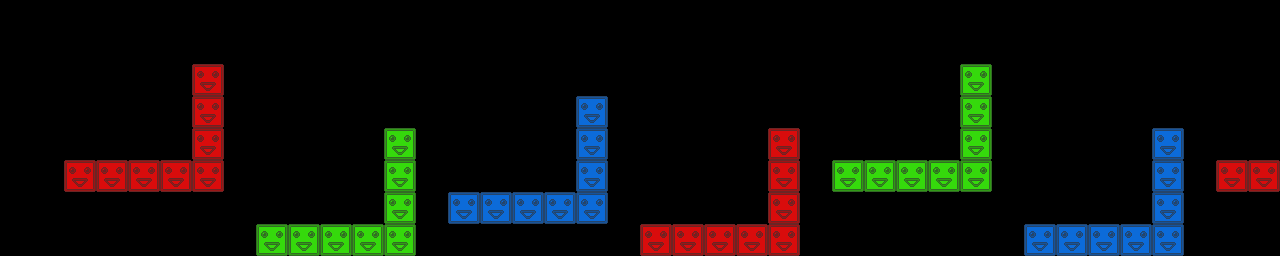

Below is a game level as drawn by its tile map, then a one-line description and the .tmx that defines it (tile-layer data replaced by summaries):
An orthogonal 40x8 tile map with 32x32 px tiles, 3 tile layers (red, green, blue) and 13 objects.

<map version="1.0" orientation="orthogonal" renderorder="right-down" width="40" height="8" tilewidth="32" tileheight="32">
 <tileset firstgid="1" name="blocks" tilewidth="32" tileheight="32">
  <image source="blocks.png" width="96" height="32" />
 </tileset>
 <layer name="red" width="40" height="8">
  <data>[320 cells, 18 non-empty, 1 distinct tile ids]</data>
 </layer>
 <layer name="green" width="40" height="8">
  <data>[320 cells, 16 non-empty, 1 distinct tile ids]</data>
 </layer>
 <layer name="blue" width="40" height="8">
  <data>[320 cells, 16 non-empty, 1 distinct tile ids]</data>
 </layer>
 <objectgroup name="crystals">
  <object x="125" y="123">
   <ellipse />
  </object>
  <object x="334" y="184">
   <ellipse />
  </object>
  <object x="542" y="167">
   <ellipse />
  </object>
  <object x="719" y="210">
   <ellipse />
  </object>
  <object x="899" y="106">
   <ellipse />
  </object>
  <object x="1059" y="190">
   <ellipse />
  </object>
  <object x="1242" y="136">
   <ellipse />
  </object>
 </objectgroup>
 <objectgroup name="spikes">
  <object x="170" y="87">
   <ellipse />
  </object>
  <object x="276" y="165">
   <ellipse />
  </object>
  <object x="481" y="176">
   <ellipse />
  </object>
  <object x="668" y="196">
   <ellipse />
  </object>
  <object x="869" y="141">
   <ellipse />
  </object>
  <object x="1116" y="203">
   <ellipse />
  </object>
 </objectgroup>
</map>
